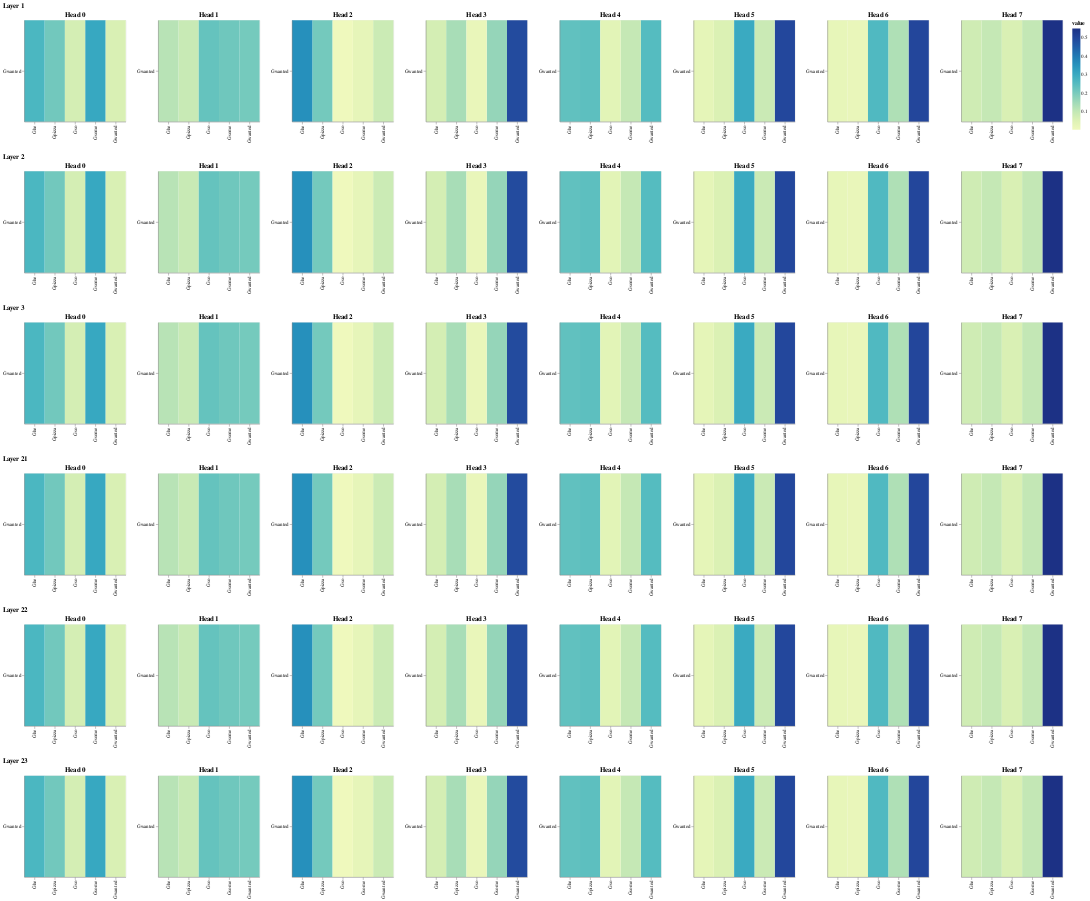

Notebook code for this chart:
### Code cell
visualize_lm_attns(model, tokenizer, text, view_layers=[1, 2], view_heads=[1, 2])
